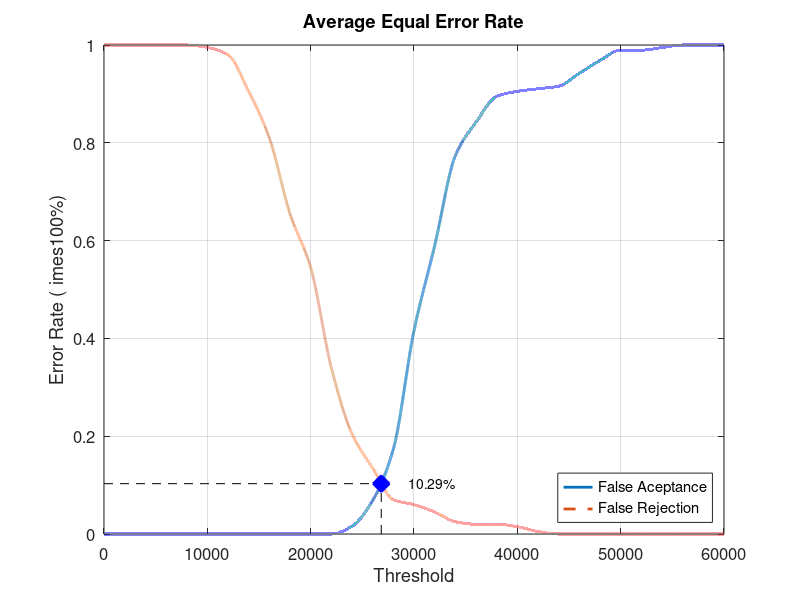
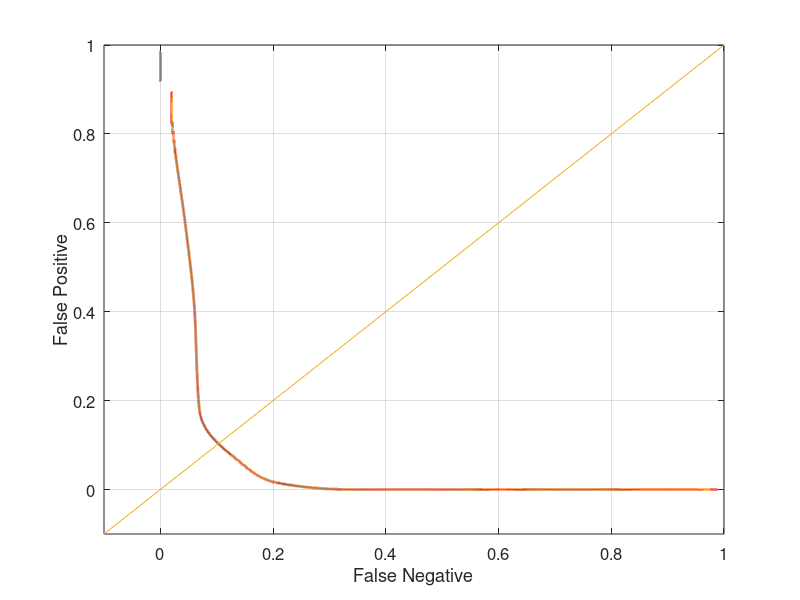

Write the MATLAB code that produced these figures, in order.
close all;
clear;
clc;
x = 0:2000:60000;
xq = 0:0.5:60000;

y0 = [0 0 0 0 0 0 0 0 0 0 0 0 0.0157895 0.0684211 0.173684 0.415789 0.589474 0.773684 0.842105 0.894737 0.905263 0.910526 0.915789 0.942105 0.968421 0.989474 0.989474 0.994737 1 1 1]
yy0 = interp1(x, y0, xq, 'pchip');
y1 = [1 1 1 1 1 0.995 0.98 0.905 0.81 0.655 0.545 0.34 0.205 0.135 0.07 0.06 0.045 0.025 0.02 0.02 0.015 0.005 0 0 0 0 0 0 0 0 0]
yy1 = interp1(x, y1, xq, 'pchip');

% Calculating EER: 
y2 = abs(y0 - y1);
find(y2 == min(y2))
yy2 = abs(yy0 - yy1);
xEER = find(yy2 == min(yy2));
xEERIndex = xq(xEER) % X-axis EER
yEER = yy0(xEER) % Y-axis EER

main = figure
plot(xq, yy0,'-','LineWidth', 2);	hold on
plot(xq, yy1,'--','LineWidth', 2);	hold on
plot([xEERIndex xEERIndex], [0 yEER], 'k--');	hold on
plot([0 xEERIndex], [yEER yEER], 'k--');	hold on
plot(xEERIndex, yEER, 'bx', 'LineWidth', 10);	hold on
text(xEERIndex + 10 * xEERIndex / 100, yEER, [num2str(round((10000 * yEER)) / 100) '%'])
legend('False Aceptance', 'False Rejection', 'Location', 'SouthEast')
xlabel('Threshold')
ylabel('Error Rate (	imes100%)')
title('Average Equal Error Rate')
set(gca, 'FontSize', 12)
axis([0 60000 0 1])
grid on

print(main, 'Database4_2Main', '-dpng');
FNRxFPR = figure('Color', [1 1 1]);
plot(yy1, yy0, '-', yy1, yy0, 'LineWidth', 2);
hold on
y = -0.1:0.1:1
plot(y, y); 
set(gca, 'FontSize', 12)
xlabel('False Negative')
ylabel('False Positive')
axis([-0.1 1 -0.1 1])
set(gca, 'FontSize', 12)
grid on

print(FNRxFPR, 'Database4_2FNRxFPR','-dpng');
